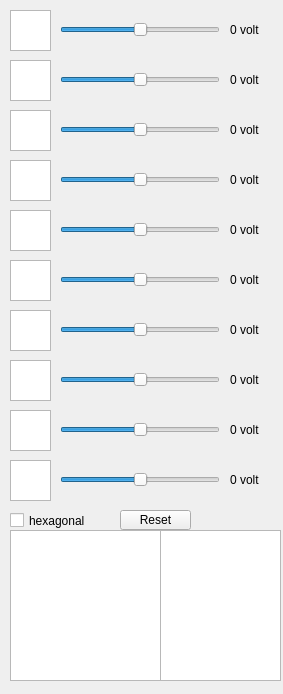
<?xml version="1.0" encoding="UTF-8"?>
<ui version="4.0">
 <class>MainWindow</class>
 <widget class="QMainWindow" name="MainWindow">
  <property name="geometry">
   <rect>
    <x>0</x>
    <y>0</y>
    <width>283</width>
    <height>694</height>
   </rect>
  </property>
  <property name="windowTitle">
   <string>MainWindow</string>
  </property>
  <widget class="QWidget" name="centralwidget">
   <widget class="GraphicsView" name="graphicsView">
    <property name="geometry">
     <rect>
      <x>10</x>
      <y>530</y>
      <width>151</width>
      <height>151</height>
     </rect>
    </property>
   </widget>
   <widget class="GraphicsView" name="graphicsView_2">
    <property name="geometry">
     <rect>
      <x>10</x>
      <y>60</y>
      <width>41</width>
      <height>41</height>
     </rect>
    </property>
   </widget>
   <widget class="GraphicsView" name="graphicsView_3">
    <property name="geometry">
     <rect>
      <x>10</x>
      <y>110</y>
      <width>41</width>
      <height>41</height>
     </rect>
    </property>
   </widget>
   <widget class="GraphicsView" name="graphicsView_4">
    <property name="geometry">
     <rect>
      <x>10</x>
      <y>160</y>
      <width>41</width>
      <height>41</height>
     </rect>
    </property>
   </widget>
   <widget class="GraphicsView" name="graphicsView_5">
    <property name="geometry">
     <rect>
      <x>10</x>
      <y>210</y>
      <width>41</width>
      <height>41</height>
     </rect>
    </property>
   </widget>
   <widget class="GraphicsView" name="graphicsView_6">
    <property name="geometry">
     <rect>
      <x>10</x>
      <y>260</y>
      <width>41</width>
      <height>41</height>
     </rect>
    </property>
   </widget>
   <widget class="GraphicsView" name="graphicsView_7">
    <property name="geometry">
     <rect>
      <x>10</x>
      <y>310</y>
      <width>41</width>
      <height>41</height>
     </rect>
    </property>
   </widget>
   <widget class="GraphicsView" name="graphicsView_8">
    <property name="geometry">
     <rect>
      <x>10</x>
      <y>360</y>
      <width>41</width>
      <height>41</height>
     </rect>
    </property>
   </widget>
   <widget class="GraphicsView" name="graphicsView_9">
    <property name="geometry">
     <rect>
      <x>10</x>
      <y>410</y>
      <width>41</width>
      <height>41</height>
     </rect>
    </property>
   </widget>
   <widget class="GraphicsView" name="graphicsView_10">
    <property name="geometry">
     <rect>
      <x>10</x>
      <y>460</y>
      <width>41</width>
      <height>41</height>
     </rect>
    </property>
   </widget>
   <widget class="QSlider" name="horizontalSlider_2">
    <property name="geometry">
     <rect>
      <x>60</x>
      <y>70</y>
      <width>160</width>
      <height>20</height>
     </rect>
    </property>
    <property name="minimum">
     <number>-100</number>
    </property>
    <property name="maximum">
     <number>100</number>
    </property>
    <property name="pageStep">
     <number>1</number>
    </property>
    <property name="orientation">
     <enum>Qt::Horizontal</enum>
    </property>
   </widget>
   <widget class="QSlider" name="horizontalSlider_3">
    <property name="geometry">
     <rect>
      <x>60</x>
      <y>120</y>
      <width>160</width>
      <height>20</height>
     </rect>
    </property>
    <property name="minimum">
     <number>-100</number>
    </property>
    <property name="maximum">
     <number>100</number>
    </property>
    <property name="pageStep">
     <number>1</number>
    </property>
    <property name="orientation">
     <enum>Qt::Horizontal</enum>
    </property>
   </widget>
   <widget class="QSlider" name="horizontalSlider_4">
    <property name="geometry">
     <rect>
      <x>60</x>
      <y>170</y>
      <width>160</width>
      <height>20</height>
     </rect>
    </property>
    <property name="minimum">
     <number>-100</number>
    </property>
    <property name="maximum">
     <number>100</number>
    </property>
    <property name="pageStep">
     <number>1</number>
    </property>
    <property name="orientation">
     <enum>Qt::Horizontal</enum>
    </property>
   </widget>
   <widget class="QSlider" name="horizontalSlider_5">
    <property name="geometry">
     <rect>
      <x>60</x>
      <y>220</y>
      <width>160</width>
      <height>20</height>
     </rect>
    </property>
    <property name="minimum">
     <number>-100</number>
    </property>
    <property name="maximum">
     <number>100</number>
    </property>
    <property name="pageStep">
     <number>1</number>
    </property>
    <property name="orientation">
     <enum>Qt::Horizontal</enum>
    </property>
   </widget>
   <widget class="QSlider" name="horizontalSlider_6">
    <property name="geometry">
     <rect>
      <x>60</x>
      <y>270</y>
      <width>160</width>
      <height>20</height>
     </rect>
    </property>
    <property name="minimum">
     <number>-100</number>
    </property>
    <property name="maximum">
     <number>100</number>
    </property>
    <property name="pageStep">
     <number>1</number>
    </property>
    <property name="orientation">
     <enum>Qt::Horizontal</enum>
    </property>
   </widget>
   <widget class="QPushButton" name="pushButton">
    <property name="geometry">
     <rect>
      <x>120</x>
      <y>510</y>
      <width>71</width>
      <height>20</height>
     </rect>
    </property>
    <property name="text">
     <string>Reset</string>
    </property>
   </widget>
   <widget class="GraphicsView" name="graphicsView_1">
    <property name="geometry">
     <rect>
      <x>10</x>
      <y>10</y>
      <width>41</width>
      <height>41</height>
     </rect>
    </property>
   </widget>
   <widget class="QSlider" name="horizontalSlider_1">
    <property name="geometry">
     <rect>
      <x>60</x>
      <y>20</y>
      <width>160</width>
      <height>20</height>
     </rect>
    </property>
    <property name="minimum">
     <number>-100</number>
    </property>
    <property name="maximum">
     <number>100</number>
    </property>
    <property name="singleStep">
     <number>1</number>
    </property>
    <property name="pageStep">
     <number>1</number>
    </property>
    <property name="orientation">
     <enum>Qt::Horizontal</enum>
    </property>
   </widget>
   <widget class="QLabel" name="label_2">
    <property name="geometry">
     <rect>
      <x>230</x>
      <y>70</y>
      <width>51</width>
      <height>20</height>
     </rect>
    </property>
    <property name="text">
     <string>0 volt</string>
    </property>
   </widget>
   <widget class="QLabel" name="label_1">
    <property name="geometry">
     <rect>
      <x>230</x>
      <y>20</y>
      <width>51</width>
      <height>20</height>
     </rect>
    </property>
    <property name="text">
     <string>0 volt</string>
    </property>
   </widget>
   <widget class="QSlider" name="horizontalSlider_7">
    <property name="geometry">
     <rect>
      <x>60</x>
      <y>320</y>
      <width>160</width>
      <height>20</height>
     </rect>
    </property>
    <property name="minimum">
     <number>-100</number>
    </property>
    <property name="maximum">
     <number>100</number>
    </property>
    <property name="pageStep">
     <number>1</number>
    </property>
    <property name="orientation">
     <enum>Qt::Horizontal</enum>
    </property>
   </widget>
   <widget class="QSlider" name="horizontalSlider_8">
    <property name="geometry">
     <rect>
      <x>60</x>
      <y>370</y>
      <width>160</width>
      <height>20</height>
     </rect>
    </property>
    <property name="minimum">
     <number>-100</number>
    </property>
    <property name="maximum">
     <number>100</number>
    </property>
    <property name="pageStep">
     <number>1</number>
    </property>
    <property name="orientation">
     <enum>Qt::Horizontal</enum>
    </property>
   </widget>
   <widget class="QSlider" name="horizontalSlider_9">
    <property name="geometry">
     <rect>
      <x>60</x>
      <y>420</y>
      <width>160</width>
      <height>20</height>
     </rect>
    </property>
    <property name="minimum">
     <number>-100</number>
    </property>
    <property name="maximum">
     <number>100</number>
    </property>
    <property name="pageStep">
     <number>1</number>
    </property>
    <property name="orientation">
     <enum>Qt::Horizontal</enum>
    </property>
   </widget>
   <widget class="QSlider" name="horizontalSlider_10">
    <property name="geometry">
     <rect>
      <x>60</x>
      <y>470</y>
      <width>160</width>
      <height>20</height>
     </rect>
    </property>
    <property name="minimum">
     <number>-100</number>
    </property>
    <property name="maximum">
     <number>100</number>
    </property>
    <property name="pageStep">
     <number>1</number>
    </property>
    <property name="orientation">
     <enum>Qt::Horizontal</enum>
    </property>
   </widget>
   <widget class="QLabel" name="label_3">
    <property name="geometry">
     <rect>
      <x>230</x>
      <y>120</y>
      <width>51</width>
      <height>20</height>
     </rect>
    </property>
    <property name="text">
     <string>0 volt</string>
    </property>
   </widget>
   <widget class="QLabel" name="label_4">
    <property name="geometry">
     <rect>
      <x>230</x>
      <y>170</y>
      <width>51</width>
      <height>20</height>
     </rect>
    </property>
    <property name="text">
     <string>0 volt</string>
    </property>
   </widget>
   <widget class="QLabel" name="label_5">
    <property name="geometry">
     <rect>
      <x>230</x>
      <y>220</y>
      <width>51</width>
      <height>20</height>
     </rect>
    </property>
    <property name="text">
     <string>0 volt</string>
    </property>
   </widget>
   <widget class="QLabel" name="label_6">
    <property name="geometry">
     <rect>
      <x>230</x>
      <y>270</y>
      <width>51</width>
      <height>20</height>
     </rect>
    </property>
    <property name="text">
     <string>0 volt</string>
    </property>
   </widget>
   <widget class="QLabel" name="label_7">
    <property name="geometry">
     <rect>
      <x>230</x>
      <y>320</y>
      <width>51</width>
      <height>20</height>
     </rect>
    </property>
    <property name="text">
     <string>0 volt</string>
    </property>
   </widget>
   <widget class="QLabel" name="label_8">
    <property name="geometry">
     <rect>
      <x>230</x>
      <y>370</y>
      <width>51</width>
      <height>20</height>
     </rect>
    </property>
    <property name="text">
     <string>0 volt</string>
    </property>
   </widget>
   <widget class="QLabel" name="label_9">
    <property name="geometry">
     <rect>
      <x>230</x>
      <y>420</y>
      <width>51</width>
      <height>20</height>
     </rect>
    </property>
    <property name="text">
     <string>0 volt</string>
    </property>
   </widget>
   <widget class="QLabel" name="label_10">
    <property name="geometry">
     <rect>
      <x>230</x>
      <y>470</y>
      <width>51</width>
      <height>20</height>
     </rect>
    </property>
    <property name="text">
     <string>0 volt</string>
    </property>
   </widget>
   <widget class="QCheckBox" name="checkBox1">
    <property name="geometry">
     <rect>
      <x>10</x>
      <y>510</y>
      <width>95</width>
      <height>21</height>
     </rect>
    </property>
    <property name="text">
     <string>hexagonal</string>
    </property>
   </widget>
   <widget class="GraphicsView" name="graphicsView_11">
    <property name="geometry">
     <rect>
      <x>160</x>
      <y>530</y>
      <width>121</width>
      <height>151</height>
     </rect>
    </property>
   </widget>
  </widget>
 </widget>
 <customwidgets>
  <customwidget>
   <class>GraphicsView</class>
   <extends>QGraphicsView</extends>
   <header>pyqtgraph</header>
  </customwidget>
 </customwidgets>
 <resources/>
 <connections/>
</ui>
